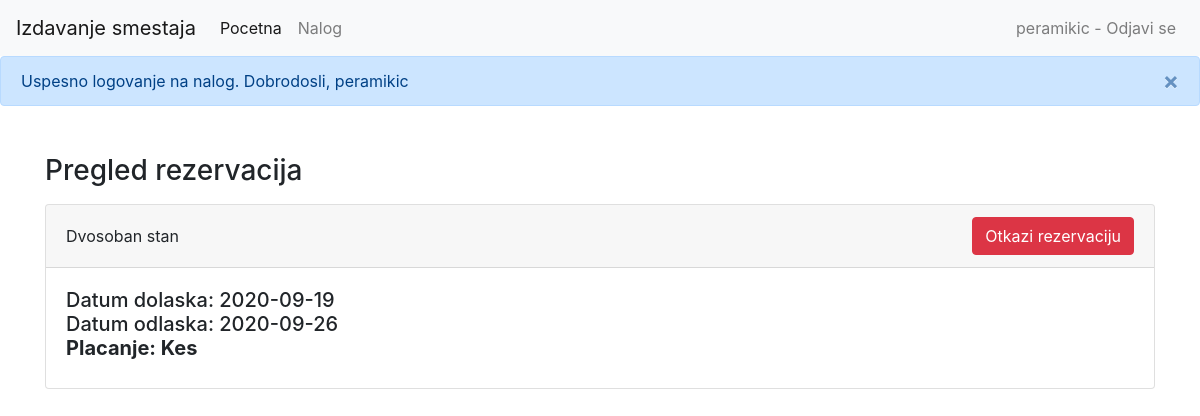
Page /account.php (signed in) on the committed database.
### tables this page shows
CREATE TABLE `reservations` (
  `id` int(11) NOT NULL,
  `appartment_id` int(11) NOT NULL,
  `user_id` int(11) NOT NULL,
  `payment` int(11) NOT NULL,
  `date_start` date NOT NULL DEFAULT current_timestamp(),
  `date_end` date NOT NULL DEFAULT current_timestamp()
);

CREATE TABLE `appartments` (
  `id` int(11) NOT NULL,
  `user_id` int(11) NOT NULL,
  `name` varchar(50) NOT NULL,
  `price` int(11) NOT NULL,
  `location` varchar(300) NOT NULL,
  `number_of_rooms` int(11) NOT NULL,
  `max_customers` int(11) NOT NULL,
  `has_parking` int(11) NOT NULL,
  `has_wifi` int(11) NOT NULL,
  `smoking_allowed` int(11) NOT NULL,
  `description` text NOT NULL
);

### account.php (the view, shortened to what this page needs)
<!DOCTYPE html>
<html lang="en">
<head>
    <?php include("./comp/bootstrap.php"); ?>
</head>
<body>
    <?php include("./comp/nav.php"); ?>
    <?php
    $query = "SELECT reservations.id as 'reservation_id',reservations.*, appartments.* FROM reservations INNER JOIN appartments on appartments.id = reservations.appartment_id where reservations.user_id = {$_SESSION["user"]["id"]}";
    $reservations = ($database->query($query) != false) ? $database->query($query)->fetch_all(MYSQLI_ASSOC) : [];
    ?>
    <div class="container mt-5">
        <h3>Pregled rezervacija</h3>
        <?php if (count($reservations) == 0) : ?>
            <h3 class="text-center mt-5">Nemate ni jednu rezervaciju za Vase apartmane</h3>
        <?php else : ?>
            <?php foreach ($reservations as $reservation) : ?>
                <div class="card my-3">
                    <div class="card-header w-100 d-flex justify-content-between align-items-center">
                        <div>
                            <?php echo $reservation["name"]; ?>
                        </div>
                        <div>
                            <form action='server.php' method="POST">
                                <button class="btn btn-danger">Otkazi rezervaciju</button>
                            </form>
                        </div>
                    </div>
                    <div class="card-body">
                        <div class="">
                            <h5>Datum dolaska: <?php echo $reservation["date_start"]; ?><br>
                                Datum odlaska: <?php echo $reservation["date_end"]; ?><br>
                                <strong>Placanje: <?php echo ($reservation["payment"] == 0) ? "Kes" : "Kartica"; ?></strong>
                            </h5>
                        </div>
                    </div>
                </div>
            <?php endforeach; ?>
        <?php endif; ?>
    </div>
</body>
</html>

### rows in the picture
reservations: appartment.name "Dvosoban stan", date_start "2020-09-19", date_end "2020-09-26", payment "Kes"

### other values in the picture
$_SESSION["user"]["username"] "peramikic"
$_SESSION["message"] "Uspesno logovanje na nalog. Dobrodosli, peramikic"
